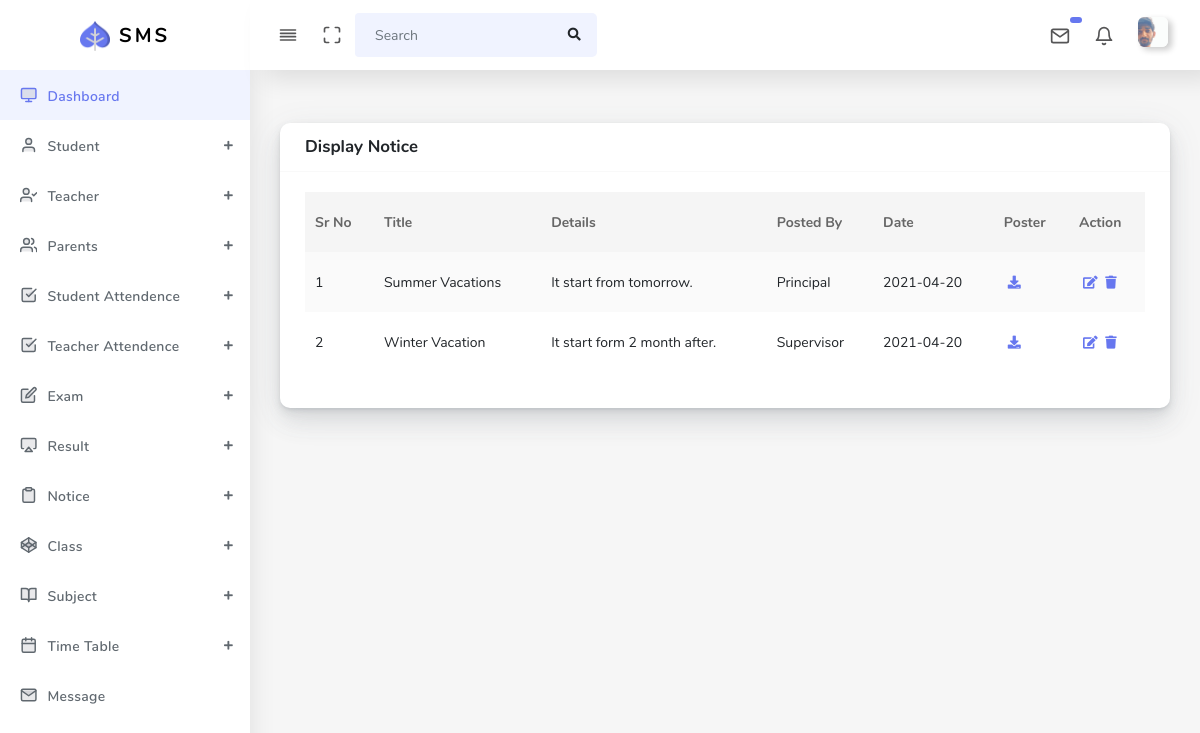
The page /Admin/display_notice_admin.php (signed in) on the database its author committed.
### tables this page shows
CREATE TABLE `notice` (
  `notice_id` int(11) NOT NULL,
  `notice_title` varchar(255) NOT NULL,
  `notice_details` varchar(255) NOT NULL,
  `notice_posted_by` varchar(255) NOT NULL,
  `notice_poster` varchar(255) NOT NULL,
  `notice_date` varchar(255) NOT NULL
);

### Admin/display_notice_admin.php (the view, shortened to what this page needs)
<!DOCTYPE html>
<html lang="en">
<head>
  <link rel="stylesheet" href="assets/css/app.min.css">
  <link rel="stylesheet" href="assets/bundles/datatables/datatables.min.css">
  <link rel="stylesheet" href="assets/bundles/datatables/DataTables-1.10.16/css/dataTables.bootstrap4.min.css">
  <link rel="stylesheet" href="assets/css/style.css">
  <link rel="stylesheet" href="assets/css/components.css">
  <link rel="stylesheet" href="assets/css/custom.css">
</head>
<body>
  <div id="app">
    <div class="main-wrapper main-wrapper-1">
      <div class="navbar-bg"></div>
      <?php include "navbar_admin.php";?>
        <?php include "sidebar_admin.php";?>
      </div>
      <div class="main-content">
        <section class="section">
          <div class="section-body">
            <div class="row">
              <div class="col-12">
                <div class="card">
                  <div class="card-header">
                    <h4>Display Notice</h4>
                  </div>
                  <div class="card-body">
                    <div class="table-responsive">
                      <table class="table table-striped table-hover" id="tableExport" style="width:100%;">
                        <thead>
                          <tr>
                          <th>Sr No</th>
                          <th>Title</th>
                          <th>Details</th>
                          <th>Posted By</th>
                          <th>Date</th>
                          <th>Poster</th>
                          <th>Action</th>
                          </tr>
                        </thead>
                        <tbody>
                        <?php
                              $displayquery="select * from  notice";
                              $result = mysqli_query($conn,$displayquery);
                              if(mysqli_num_rows($result)>0){
                               $number=1;
                                 while ($row=mysqli_fetch_array($result)) {
                          ?>
                          <tr>
                          <td><?php echo $number;?></td>
                          <td><?php echo $row['notice_title'];?></td>
                          <td><?php echo $row['notice_details']?></td>
                          <td><?php echo $row['notice_posted_by']?></td>
                          <td><?php echo $row['notice_date']?></td>
                          <td><?php echo "<a href='download_time_table_notice.php?notice=".$row['notice_poster']."'><i class='fas fa-download'></i></a>"?></td>
                          <td><?php echo "<a href='update_notice_admin.php?id=".$row['notice_id']."'><i class='fas fa-edit'></i></a>"?>
                          <?php echo "<a  href='delete_data.php?notice_id=".$row['notice_id']."'><i class='fas fa-trash'></i></a>"?></td>
                          </tr>
                          <?php $number++; }  }?>
                        </tbody>
                      </table>
                    </div>
                  </div>
                </div>
              </div>
            </div>
          </div>
        </section>
    </div>
  </div>
  <?php include "footer_admin.php";?>

### rows shown on the page
notice: notice_title "Summer Vacations", notice_details "It start from tomorrow.", notice_posted_by "Principal", notice_date "2021-04-20"
notice: notice_title "Winter Vacation", notice_details "It start form 2 month after.", notice_posted_by "Supervisor", notice_date "2021-04-20"
